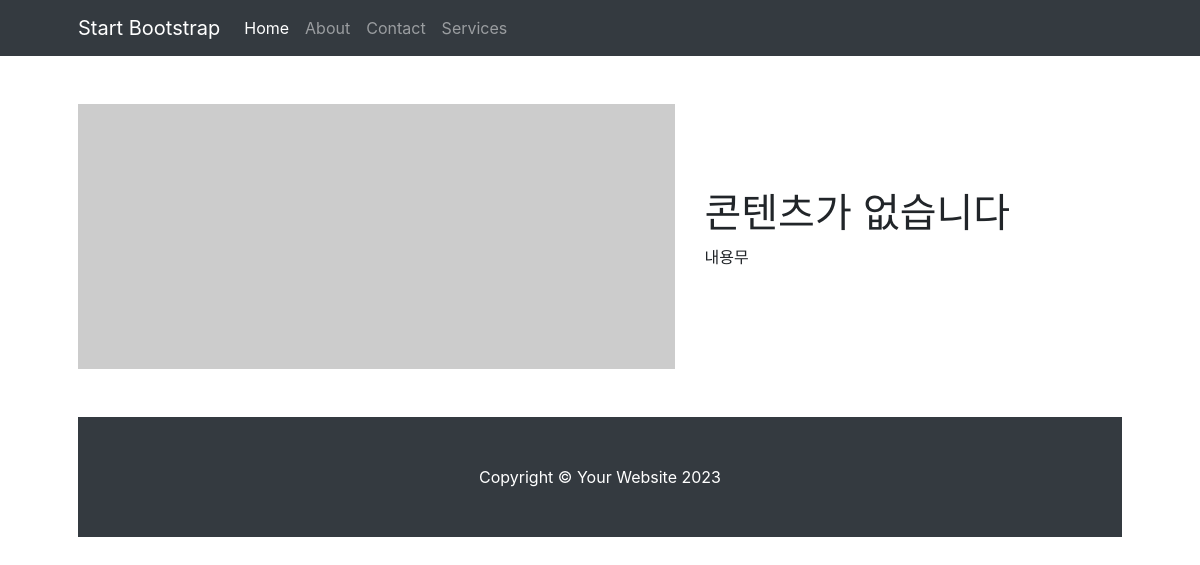
The page /mysite/ on the database as committed earlier.
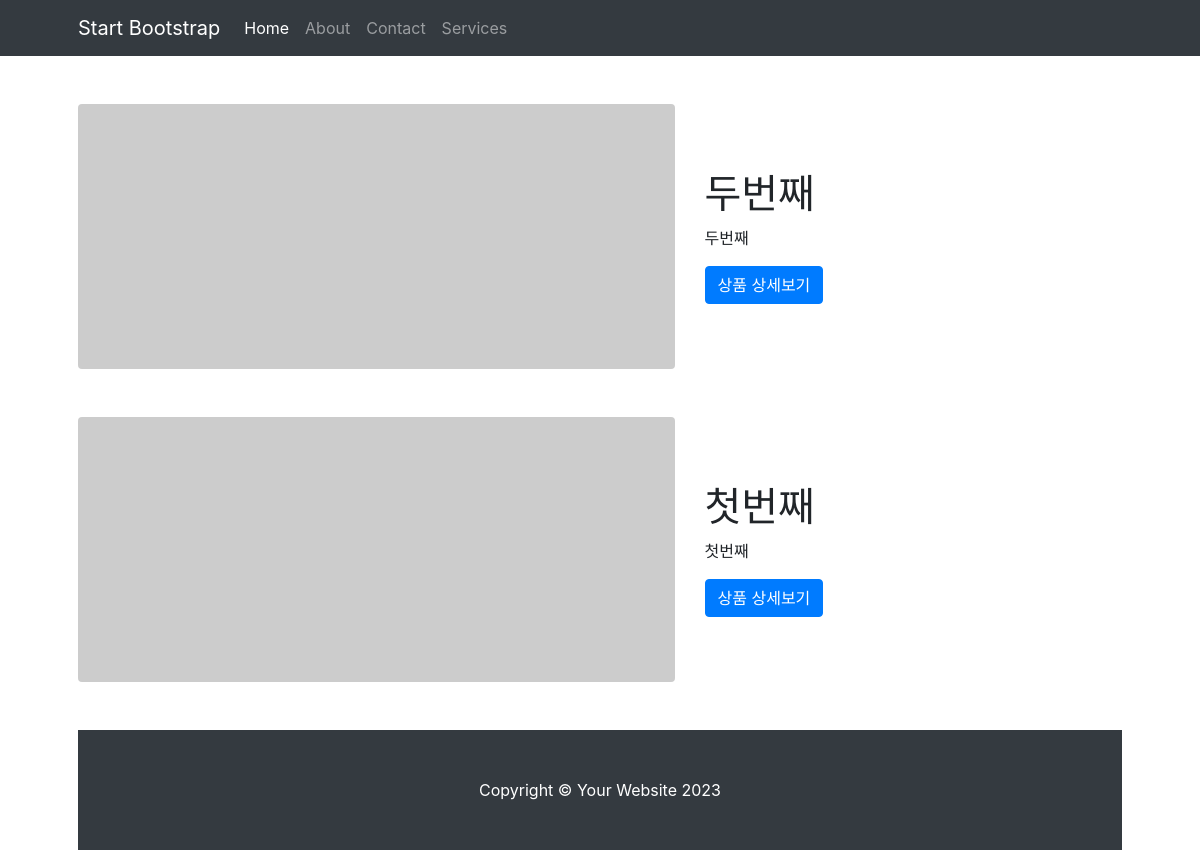
The same page on the database as committed later.
### mysite/models.py (models this page shows)
class MainContent(models.Model):
    title = models.CharField(max_length=200)
    content = models.TextField()
    pub_date = models.DateTimeField('date published')

### mysite/views.py (the view)
# urls.py: path("",views.index)
def index(request):
    content_list = MainContent.objects.order_by('-pub_date')
    context = {'content_list': content_list}
    return render(request, 'mysite/content_list.html', context)

### templates/mysite/content_list.html (shortened to what this page needs)
<!DOCTYPE html>
{% load static %}
<html lang="ko">
<head>
    <link rel="stylesheet" type="text/css" href="{% static 'styles.css' %}">
    <link rel="stylesheet" type="text/css" href="{% static 'bootstrap.min.css' %}">
</head>
<body>
<nav class="navbar navbar-expand-lg navbar-dark bg-dark">
    <div class="container px-5">
        <a class="navbar-brand" href="#!">Start Bootstrap</a>
        <div class="collapse navbar-collapse" id="navbarSupportedContent">
            <ul class="navbar-nav ms-auto mb-2 mb-lg-0">
                <li class="nav-item"><a class="nav-link active" aria-current="page" href="#!">Home</a></li>
                <li class="nav-item"><a class="nav-link" href="#!">About</a></li>
                <li class="nav-item"><a class="nav-link" href="#!">Contact</a></li>
                <li class="nav-item"><a class="nav-link" href="#!">Services</a></li>
            </ul>
        </div>
    </div>
</nav>
<div class="container px-4 px-lg-5">
        {% if content_list %}
            {% for content in content_list %}
                <div class="row gx-4 gx-lg-5 align-items-center my-5">
                    <div class="col-lg-7"><img class="img-fluid rounded mb-4 mb-lg-0" src="https://dummyimage.com/900x400/dee2e6/6c757d.jpg" alt="..." /></div>
                    <div class="col-lg-5">
                        <h1 class="font-weight-light">{{ content.title }}</h1>
                        <p>{{ content.content }}</p>
                        <a class="btn btn-primary" href="/mysite/{{ content.id }}/">상품 상세보기</a>
                    </div>
                </div>
            {% endfor %}
        {% else %}
            <div class="row gx-4 gx-lg-5 align-items-center my-5">
            <div class="col-lg-7"><img class="img-fluid ro무nded mb-4 mb-lg-0" src="https://dummyimage.com/900x400/dee2e6/6c757d.jpg" alt="..." /></div>
                <div class="col-lg-5">
                    <h1 class="font-weight-light">콘텐츠가 없습니다</h1>
                    <p>내용무</p>
                </div>
            </div>
        {% endif %}
<footer class="py-5 bg-dark">
    <div class="container px-4 px-lg-5"><p class="m-0 text-center text-white">Copyright &copy; Your Website 2023</p></div>
</footer>
</body>
</html>

Rows that differ between the two databases and show on the page:
added MainContent: title "두번째", content "두번째"
added MainContent: title "첫번째", content "첫번째"
Other text that changed with them:
text no longer shown: "콘텐츠가 없습니다 내용무"
